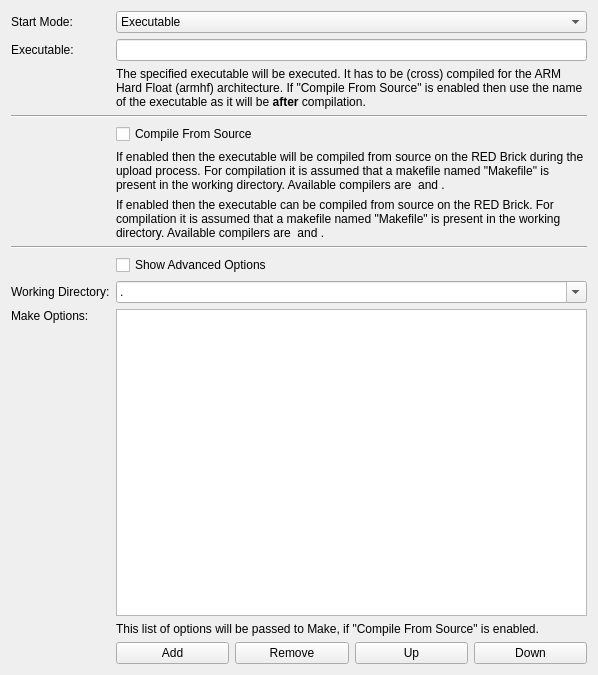
<?xml version="1.0" encoding="UTF-8"?>
<ui version="4.0">
 <class>ProgramPageC</class>
 <widget class="QWidget" name="ProgramPageC">
  <property name="geometry">
   <rect>
    <x>0</x>
    <y>0</y>
    <width>598</width>
    <height>675</height>
   </rect>
  </property>
  <property name="windowTitle">
   <string>Form</string>
  </property>
  <layout class="QVBoxLayout" name="verticalLayout">
   <item>
    <layout class="QGridLayout" name="gridLayout">
     <item row="0" column="1" colspan="4">
      <widget class="QComboBox" name="combo_start_mode">
       <property name="sizePolicy">
        <sizepolicy hsizetype="Preferred" vsizetype="Fixed">
         <horstretch>1</horstretch>
         <verstretch>0</verstretch>
        </sizepolicy>
       </property>
       <item>
        <property name="text">
         <string>Executable</string>
        </property>
       </item>
      </widget>
     </item>
     <item row="0" column="0">
      <widget class="QLabel" name="label_start_mode">
       <property name="text">
        <string>Start Mode:</string>
       </property>
       <property name="buddy">
        <cstring>combo_start_mode</cstring>
       </property>
      </widget>
     </item>
     <item row="1" column="0">
      <widget class="QLabel" name="label_executable">
       <property name="text">
        <string>Executable:</string>
       </property>
       <property name="buddy">
        <cstring>edit_executable</cstring>
       </property>
      </widget>
     </item>
     <item row="2" column="1" colspan="4">
      <widget class="QLabel" name="label_executable_help">
       <property name="text">
        <string>The specified executable will be executed. It has to be (cross) compiled for the ARM Hard Float (armhf) architecture. If &quot;Compile From Source&quot; is enabled then use the name of the executable as it will be &lt;b&gt;after&lt;/b&gt; compilation.</string>
       </property>
       <property name="wordWrap">
        <bool>true</bool>
       </property>
      </widget>
     </item>
     <item row="10" column="0">
      <widget class="QLabel" name="label_options">
       <property name="text">
        <string>Make Options:</string>
       </property>
       <property name="alignment">
        <set>Qt::AlignLeading|Qt::AlignLeft|Qt::AlignTop</set>
       </property>
       <property name="buddy">
        <cstring>list_options</cstring>
       </property>
      </widget>
     </item>
     <item row="10" column="1" colspan="4">
      <widget class="ExpandingListWidget" name="list_options"/>
     </item>
     <item row="12" column="1">
      <widget class="QPushButton" name="button_add_option">
       <property name="text">
        <string>Add</string>
       </property>
      </widget>
     </item>
     <item row="12" column="2">
      <widget class="QPushButton" name="button_remove_option">
       <property name="text">
        <string>Remove</string>
       </property>
      </widget>
     </item>
     <item row="12" column="3">
      <widget class="QPushButton" name="button_up_option">
       <property name="text">
        <string>Up</string>
       </property>
      </widget>
     </item>
     <item row="12" column="4">
      <widget class="QPushButton" name="button_down_option">
       <property name="text">
        <string>Down</string>
       </property>
      </widget>
     </item>
     <item row="11" column="1" colspan="4">
      <widget class="QLabel" name="label_options_help">
       <property name="text">
        <string>This list of options will be passed to Make, if &quot;Compile From Source&quot; is enabled.</string>
       </property>
       <property name="wordWrap">
        <bool>true</bool>
       </property>
      </widget>
     </item>
     <item row="3" column="0" colspan="5">
      <widget class="Line" name="line1">
       <property name="orientation">
        <enum>Qt::Horizontal</enum>
       </property>
      </widget>
     </item>
     <item row="4" column="1" colspan="4">
      <widget class="QCheckBox" name="check_compile_from_source">
       <property name="text">
        <string>Compile From Source</string>
       </property>
      </widget>
     </item>
     <item row="5" column="1" colspan="4">
      <widget class="QLabel" name="label_compile_from_source_help_new">
       <property name="text">
        <string>If enabled then the executable will be compiled from source on the RED Brick during the upload process. For compilation it is assumed that a makefile named &quot;Makefile&quot; is present in the working directory. Available compilers are &lt;GCC&gt; and &lt;G++&gt;.</string>
       </property>
       <property name="wordWrap">
        <bool>true</bool>
       </property>
      </widget>
     </item>
     <item row="8" column="1" colspan="4">
      <widget class="QCheckBox" name="check_show_advanced_options">
       <property name="text">
        <string>Show Advanced Options</string>
       </property>
      </widget>
     </item>
     <item row="7" column="0" colspan="5">
      <widget class="Line" name="line2">
       <property name="orientation">
        <enum>Qt::Horizontal</enum>
       </property>
      </widget>
     </item>
     <item row="9" column="1" colspan="4">
      <widget class="QComboBox" name="combo_working_directory">
       <property name="editable">
        <bool>true</bool>
       </property>
       <property name="insertPolicy">
        <enum>QComboBox::NoInsert</enum>
       </property>
       <item>
        <property name="text">
         <string>.</string>
        </property>
       </item>
      </widget>
     </item>
     <item row="9" column="0">
      <widget class="QLabel" name="label_working_directory">
       <property name="text">
        <string>Working Directory:</string>
       </property>
       <property name="buddy">
        <cstring>combo_working_directory</cstring>
       </property>
      </widget>
     </item>
     <item row="1" column="1" colspan="4">
      <widget class="QLineEdit" name="edit_executable"/>
     </item>
     <item row="6" column="1" colspan="4">
      <widget class="QLabel" name="label_compile_from_source_help_edit">
       <property name="text">
        <string>If enabled then the executable can be compiled from source on the RED Brick. For compilation it is assumed that a makefile named &quot;Makefile&quot; is present in the working directory. Available compilers are &lt;GCC&gt; and &lt;G++&gt;.</string>
       </property>
       <property name="wordWrap">
        <bool>true</bool>
       </property>
      </widget>
     </item>
    </layout>
   </item>
  </layout>
 </widget>
 <customwidgets>
  <customwidget>
   <class>ExpandingListWidget</class>
   <extends>QListWidget</extends>
   <header location="global">brickv.plugin_system.plugins.red.program_utils</header>
  </customwidget>
 </customwidgets>
 <tabstops>
  <tabstop>combo_start_mode</tabstop>
  <tabstop>edit_executable</tabstop>
  <tabstop>check_compile_from_source</tabstop>
  <tabstop>check_show_advanced_options</tabstop>
  <tabstop>combo_working_directory</tabstop>
  <tabstop>list_options</tabstop>
  <tabstop>button_add_option</tabstop>
  <tabstop>button_remove_option</tabstop>
  <tabstop>button_up_option</tabstop>
  <tabstop>button_down_option</tabstop>
 </tabstops>
 <resources/>
 <connections/>
</ui>
